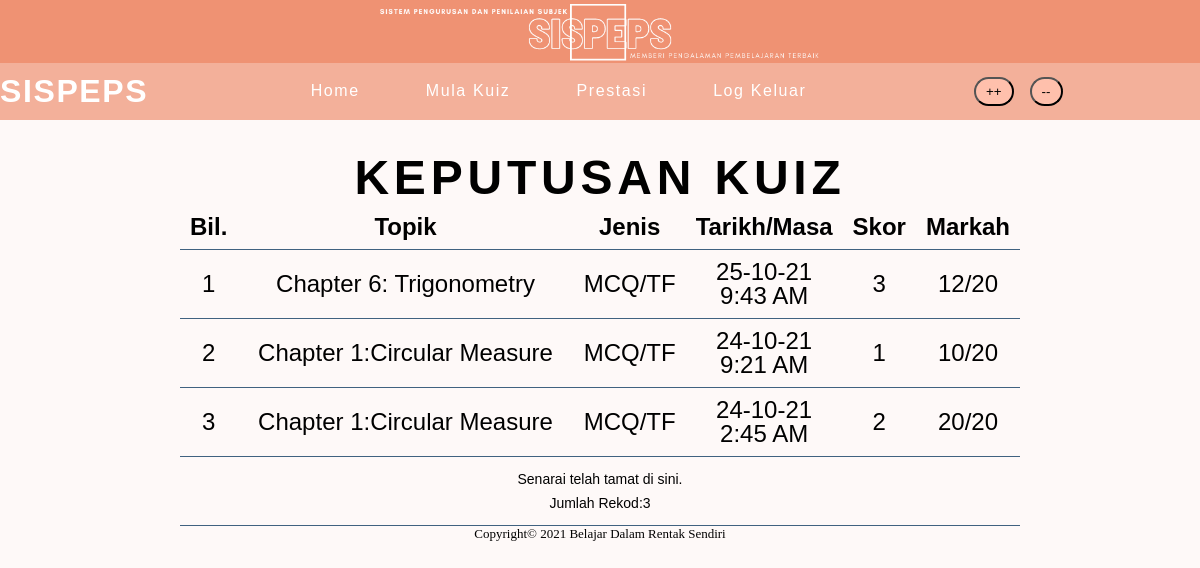
Page /skor_individu.php (signed in) on the committed database.
### tables this page shows
CREATE TABLE `perekodan` (
  `idperekodan` int(11) NOT NULL,
  `idpengguna` varchar(12) NOT NULL,
  `idtopik` int(11) NOT NULL,
  `jenis` int(10) NOT NULL,
  `markah_didapat` int(5) NOT NULL,
  `masa` timestamp NOT NULL DEFAULT current_timestamp() ON UPDATE current_timestamp()
);

CREATE TABLE `topik` (
  `idtopik` int(11) NOT NULL,
  `topik` varchar(30) NOT NULL,
  `markah` int(11) NOT NULL,
  `idsubjek` int(11) NOT NULL,
  `idpengguna` varchar(12) NOT NULL
);

### src/skor_individu.php (the view, shortened to what this page needs)
<?php
include 'header.php';
$idpengguna=$_SESSION['idpengguna'];
?>
<html>
    <head>
        <?php include 'menu.php';?>
    </head>
    <body>
        <h2 class="title" style="text-align: center;">KEPUTUSAN KUIZ</h2>
        <main>
            <table class="table">
                <tr>
                    <td width="2%"><b>Bil.</b></td>
                    <td width="45%"><b>Topik</b></td>
                    <td width="8%"><b>Jenis</b></td>
                    <td width="12%"><b>Tarikh/Masa</b></td>
                    <td width="4%"><b>Skor</b></td>
                    <td width="4%"><b>Markah</b></td>
                </tr>
                <?php
                $no=1;
                    $data1=mysqli_query($hubung,"SELECT * FROM perekodan WHERE idpengguna='$idpengguna' ORDER BY masa DESC limit 0,10");
                    while($info1=mysqli_fetch_array($data1)):
                        $dataTopik=mysqli_query($hubung,"SELECT * FROM topik WHERE idtopik='$info1[idtopik]'");
                        $getTopik=mysqli_fetch_array($dataTopik);
                        $dataSoalan=mysqli_query($hubung,"SELECT jenis, COUNT(*) as 'bil' FROM soalan WHERE idtopik='$info1[idtopik]' AND jenis='$info1[jenis]'");
                        $getSoalan=mysqli_fetch_array($dataSoalan);
                        $jenisSoalan=$info1['jenis'];
                        $bilSoalan=$getSoalan['bil'];
                        $markah_Topik=$getTopik['markah'];
                    ?>
                <tr style="font-size: 14px;">
                        <td><?= $no; ?></td>
                        <td><?= $getTopik['topik']; ?></td>
                        <td><?php
                            if($jenisSoalan==1){
                                echo "MCQ/TF";
                            }else{
                                echo "FIB";
                            }
                            ?>
                        </td>
                        <td><?= date('d-m-y g:i A', strtotime($info1['masa'])); ?></td>
                        <td><?= $info1['markah_didapat']; ?></td>
                        <td><?= number_format(($info1['markah_didapat']/$bilSoalan)*$markah_Topik); ?>/<?=$markah_Topik;?></td>
                </tr>
                    <?php $no++;
                    endwhile; ?>
                <tr>
                    <td colspan=6>
                        <p style="font-size:14px;">
                            Senarai telah tamat di sini. <br>
                            Jumlah Rekod:<?= $no-1; ?>
                        </p>
                    </td>
                </tr>
            </table>
        </main>
        <?php include 'footer.php'; ?>
    </body>
</html>

### src/style2.css (style rules this page uses)
* { padding: 0; margin: 0; }
body { background-color: #fef9f8; }
.title { font-size:48px; font-family: 'HelveticaNeue Light', Arial, sans-serif; font-weight: 700; letter-spacing: 0.1em; color: black; margin: 30px 0px 0px 0px; }
.table { margin: auto; width: 70%; padding:40px; color:black; line-height: 1.5em; text-align: center; border-collapse: collapse; font-family: Helvetica, Arial, sans-serif; }
.table tr td { padding: 10px; font-size: 24px; border-bottom: #406280 1.5px solid; }

### rows in the picture
perekodan: idtopik.topik "Chapter 6: Trigonometry", jenis "MCQ/TF", masa "25-10-21 9:43 AM", markah_didapat "3", markah_didapat "12", idtopik.markah "20"
perekodan: idtopik.topik "Chapter 1:Circular Measure", jenis "MCQ/TF", masa "24-10-21 9:21 AM", markah_didapat "1", markah_didapat "10", idtopik.markah "20"
perekodan: idtopik.topik "Chapter 1:Circular Measure", jenis "MCQ/TF", masa "24-10-21 2:45 AM", markah_didapat "2", markah_didapat "20", idtopik.markah "20"

### other values in the picture
$no-1 "3"
$footer "Belajar Dalam Rentak Sendiri"
